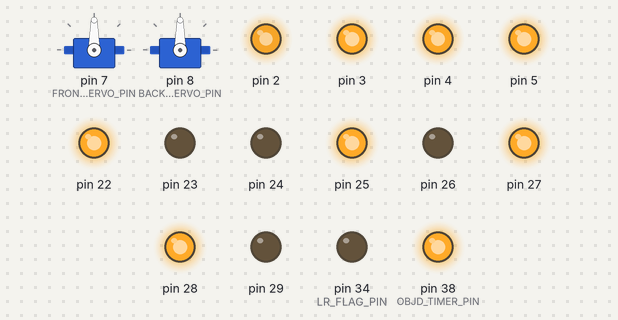
The program below on a simulated Arduino Mega 2560, built with avr-gcc and run on an emulated ATmega2560. Shown: 2 × servo, output pins drawn as LEDs (lit = HIGH).

Above: at 0.4 s.
Timing chart, 0 to 1.9 s (numbered marks = the images above):
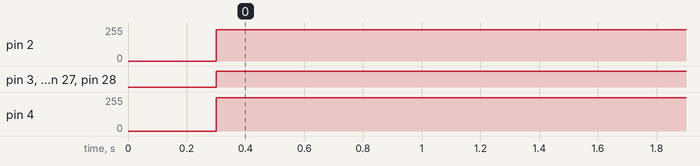

The program:

main.cpp
```cpp
#include <test.h>
#include "Servo.h"
#include <Wire.h>
#include <MPU6050_light.h>


// hello


// todo:
// Make maze navigation faster --done
// Fill out condition L+R, The distance is 180 --done
// Only activate L+R after a certain amount of time. --done


// Get closer to right side by strafing right until certain distance is seen
// implement gyroscope


// Motor pin definitions


//hardcoded values based off of envionrment:


// object detection strafe right delay time

#define level 0

#define OBJD_SR_DT 0 // 1000ms
#define OBJD_SL_DT 4000
#define RIGHT_DISTANCE_TO_STOP 55 // if in quadrant 1, do 35, else do 60
#define OBJECT_DISTANCE 27 // if in quadrant 1, do 21

#define OBJD_DF_DT 600 // for the objdetection

#define LR_TIME 700

// i made a change
#define enA_leftFront 2
#define in2_leftFront 22
#define in1_leftFront 23


#define enA_leftBack 3
#define in1_leftBack 25
#define in2_leftBack 24


#define enA_rightFront 5
#define in1_rightFront 27
#define in2_rightFront 26


#define enA_rightBack 4
#define in1_rightBack 29
#define in2_rightBack 28


// Ultrasonic sensors
#define UFRONTLEFT_TRIGGER_PIN 50
#define UFRONTLEFT_ECHO_PIN 51


#define UFRONTRIGHT_TRIGGER_PIN 48
#define UFRONTRIGHT_ECHO_PIN 49


#define USIDELEFT_TRIGGER_PIN 40
#define USIDELEFT_ECHO_PIN 41


#define USIDERIGHT_TRIGGER_PIN 46
#define USIDERIGHT_ECHO_PIN 47


#define MAZE_WIDTH 140
#define ROBOT_WIDTH 20


#define TOO_CLOSE_THRESHOLD_L 20
#define TOO_CLOSE_THRESHOLD_R 25
#define TOO_CLOSE_THRESHOLD_FRONT 23


#define TOO_CLOSE_THRESHOLD_OFFSET 13


#define FRONT_SERVO_PIN 7
#define BACK_SERVO_PIN 8


#define DELAY_TIME 50


#define MAZE_TIME 7000 // 7 seconds


#define STEPOVER_DELAY 50


#define TIMER_FLAG_PIN 35
#define LR_FLAG_PIN 34
#define OBJD_TIMER_PIN 38
#define OBJECTDETECTED_PIN 52

#define LR_OFFSET 20
#define LEFT_DISTANCE_TO_STOP 15
#define FRONT_DISTANCE_TO_STOP 47


#define ANGLE_CORRECTION_THRESHOLD 6

#define WAIT_TIME 300


#define CLOSE_OBJECT 15

#define BACKWARD_TIME 300


HBridgeMotor topLeft(enA_leftFront, in1_leftFront, in2_leftFront);
HBridgeMotor topRight(enA_rightFront, in1_rightFront, in2_rightFront);
HBridgeMotor backLeft(enA_leftBack, in1_leftBack, in2_leftBack);
HBridgeMotor backRight(enA_rightBack, in1_rightBack, in2_rightBack);


Ultrasonic frontLeftUltrasonic(UFRONTLEFT_TRIGGER_PIN, UFRONTLEFT_ECHO_PIN);
Ultrasonic frontRightUltrasonic(UFRONTRIGHT_TRIGGER_PIN, UFRONTRIGHT_ECHO_PIN);
Ultrasonic sideLeftUltrasonic(USIDELEFT_TRIGGER_PIN, USIDELEFT_ECHO_PIN);
Ultrasonic sideRightUltrasonic(USIDERIGHT_TRIGGER_PIN, USIDERIGHT_ECHO_PIN);


Servo frontServo;
Servo backServo;


LED LR_FLAG_LED(LR_FLAG_PIN);
LED TIMER_FLAG_LED(TIMER_FLAG_PIN);
LED OBJD_TIMER_LED(OBJD_TIMER_PIN);
LED OBJECTDETECTED_LED(OBJECTDETECTED_PIN);

MPU6050 mpu(Wire);

enum CurrentState
{
  MAZENAVIGATION,
  OBJECTDETECTION,
  DONE
};

CurrentState currentState = MAZENAVIGATION;

Timer newTimer(OBJD_SR_DT);

void SetArmPosition(int angle)
{
  if(angle < 0  || angle > 180) return;
  frontServo.write(angle);
  backServo.write((180 - angle));
  delay(300); // Allow time for servo to reach position
}

void SetSpeeds(byte tl, byte tr, byte bl, byte br)
{
  topLeft.setMotorSpeed(tl);
  topRight.setMotorSpeed(tr);
  backLeft.setMotorSpeed(bl);
  backRight.setMotorSpeed(br);
}

void Home();

// 判斷左右側總空間是否大於迷宮寬度 - 機器寬度
bool conditionLR() {
  long left = sideLeftUltrasonic.readDistance();
  long right = sideRightUltrasonic.readDistance();
  if(millis() < MAZE_TIME) return false; // Only check after MAZE_TIME has passed
  TIMER_FLAG_LED.on();
  bool success= (left + right) > (MAZE_WIDTH - ROBOT_WIDTH-LR_OFFSET);

  if(success)
  {
    StopMotors(topLeft, topRight, backLeft, backRight);
    LR_FLAG_LED.on();
    currentState = OBJECTDETECTION;
    //delay(300);
   // DriveBackward(topLeft, topRight, backLeft, backRight);
    //delay(400);
    //SetSpeeds(SLOW_TL_FB,SLOW_TR_FB,SLOW_BL_FB, SLOW_BR_FB);
    delay(LR_TIME);

    //Home();

    newTimer.reset();
    newTimer.setInterval(OBJD_SR_DT);


  }
  return success;

}


// void CorrectAngle()
// {
//  mpu.update();
//  float angleZ = mpu.getAngleZ();
//  while(angleZ > ANGLE_CORRECTION_THRESHOLD || angleZ < -ANGLE_CORRECTION_THRESHOLD) {
//    if(angleZ > 0) {
//      SpinRight(topLeft, topRight, backLeft, backRight);
//      mpu.update();
//     angleZ = mpu.getAngleZ();
//    } else {
//      SpinLeft(topLeft, topRight, backLeft, backRight);
//      mpu.update();
//      angleZ = mpu.getAngleZ();

//    }
//    mpu.update();
//    angleZ = mpu.getAngleZ();
//  }
//  StopMotors(topLeft, topRight, backLeft, backRight);
// }
// // 前進直到前方或左右側距離過近
// // drive forward works


bool driveForwardUntilFrontTooClose(bool isMazeNavigation, bool isOut) // makes sense
{


// when ismazenav, we pass it into the driveforward function which will take the
// boolean and set the motors to the corresponding speed based off of the current
// state of our robot. if in mazenav, then we send true and it will set all speeds
// to fast, otherwise it will set all speeds to slow.


 bool firstCondition = false;
 while (
 (frontLeftUltrasonic.readDistance() > TOO_CLOSE_THRESHOLD_FRONT) &&
 frontRightUltrasonic.readDistance() > TOO_CLOSE_THRESHOLD_FRONT && (!conditionLR() || isOut)
 )
 {
   firstCondition = true;
   //CorrectAngle();
   DriveForward(topLeft, topRight, backLeft, backRight, isMazeNavigation);
   delay(50);
 }
 StopMotors(topLeft, topRight, backLeft, backRight);
 return firstCondition;
}
// 向左平移直到右側過近或前右有空間


//
bool driveLeftWhileCondition(bool isMazeNavigation) { // seems logically correct
  if(isMazeNavigation)
  {
    SetSpeeds(TL_L_SPEED, TR_L_SPEED, BL_L_SPEED, BR_L_SPEED);
  }
  else
  {
    SetSpeeds(SLOW_TL_SL, SLOW_TR_SL, SLOW_BL_SL, SLOW_BR_SL);
  }

  bool firstCondition = false;
  while (
    (sideLeftUltrasonic.readDistance() > TOO_CLOSE_THRESHOLD_L &&
    frontRightUltrasonic.readDistance() < (TOO_CLOSE_THRESHOLD_FRONT + TOO_CLOSE_THRESHOLD_OFFSET)) && !conditionLR()
 )
 {
   //CorrectAngle();
   firstCondition = true;
   StrafeLeft(topLeft, topRight, backLeft, backRight, isMazeNavigation);
   delay(50); // to prevent junk values on ultrasonic sensors
  }
  if (frontRightUltrasonic.readDistance() > (TOO_CLOSE_THRESHOLD_FRONT + TOO_CLOSE_THRESHOLD_OFFSET)) {
    delay(STEPOVER_DELAY);
 }
 StopMotors(topLeft, topRight, backLeft, backRight);
 return firstCondition;
}


// 向右平移直到左側過近或前左有空間
bool driveRightWhileCondition(bool isMazeNavigation) {  // seems logically correct
  if(isMazeNavigation)
  {
    SetSpeeds(TL_R_SPEED, TR_R_SPEED, BL_R_SPEED, BR_R_SPEED);
  }
  else
  {
    SetSpeeds(SLOW_TL_SR, SLOW_TR_SR, SLOW_BL_SR, SLOW_BR_SR);
  }

  bool firstCondition = false;
  while (
    (sideRightUltrasonic.readDistance() > TOO_CLOSE_THRESHOLD_R &&
    frontLeftUltrasonic.readDistance() < (TOO_CLOSE_THRESHOLD_FRONT + TOO_CLOSE_THRESHOLD_OFFSET)) && !conditionLR()
  ) {
    firstCondition = true;
    StrafeRight(topLeft, topRight, backLeft, backRight, isMazeNavigation);
    delay(50);
  }
  if (frontLeftUltrasonic.readDistance() > (TOO_CLOSE_THRESHOLD_FRONT + TOO_CLOSE_THRESHOLD_OFFSET)) {
    delay(STEPOVER_DELAY);
  }
  StopMotors(topLeft, topRight, backLeft, backRight);
  return firstCondition;
}

void Home() {  // seems logically correct
  long left = sideLeftUltrasonic.readDistance();
  long right = sideRightUltrasonic.readDistance();

  while (((left + right) > (MAZE_WIDTH - ROBOT_WIDTH-LR_OFFSET)))
  {
    DriveBackward(topLeft, topRight, backLeft, backRight, true);
    delay(50);
    left = sideLeftUltrasonic.readDistance();
    right = sideRightUltrasonic.readDistance();
  }
  delay(400);
  while(right > 20)
  {
    right = sideRightUltrasonic.readDistance();
    StrafeRight(topLeft, topRight, backLeft, backRight, true);
  }
  driveForwardUntilFrontTooClose(true, true);
}


void setup() {
 Serial.begin(9600);
//  Wire.begin();
//  mpu.begin();
//  mpu.calcOffsets(true,true);

  //SetSpeeds(TL_L_SPEED, TR_L_SPEED, BL_L_SPEED, BR_L_SPEED);


 StopMotors(topLeft, topRight, backLeft, backRight);


 frontServo.attach(FRONT_SERVO_PIN);
 backServo.attach(BACK_SERVO_PIN);


 SetArmPosition(90); // Set initial position to 180 degrees

 OBJD_TIMER_LED.on();

 OBJECTDETECTED_LED.off();

}


enum OBJDState
{
  STRAFERIGHTUNTILRIGHTDISTANCE,
  DRIVEFORWARDUNTILRIGHTDISTANCEDETECTED,
  STRAFERIGHTUNTILOBJECTISCLOSE,
  PAUSEANDGRABOBJECT,
  STRAFELEFTUNTILLEFTDISTANCE,
  DETECTFRONTSENSORUNTILDISTANCE,
  RELEASEOBJECT
};


OBJDState objdState = STRAFERIGHTUNTILRIGHTDISTANCE;


int count = 0;

bool dfBool = false;
void loop(){
  StrafeLeft(topLeft, topRight, backLeft, backRight, true);
}
// void loop() {

//   // maze naviation
//   if(currentState == MAZENAVIGATION)
//   {
//     driveForwardUntilFrontTooClose(true, false);
//     driveLeftWhileCondition(true);
//     driveForwardUntilFrontTooClose(true, false);
//     driveRightWhileCondition(true);
//     // if(driveForwardUntilFrontTooClose(true)) delay(DELAY_TIME);
//     // if(driveLeftWhileCondition(true)) delay(DELAY_TIME);
//     // if(driveForwardUntilFrontTooClose(true)) delay(DELAY_TIME);
//     // if(driveRightWhileCondition(true)) delay(DELAY_TIME);
//   }

//   // object detection


//   else if(currentState == OBJECTDETECTION)
//   {
//     long sideRightDistance = sideRightUltrasonic.readDistance();
//     long frontDistance = (frontRightUltrasonic.readDistance() + frontLeftUltrasonic.readDistance()) / 2;

//     if(objdState == STRAFERIGHTUNTILRIGHTDISTANCE)
//     {
//       //if(newTimer.isReady()) OBJD_TIMER_LED.on();

//       if(((sideRightDistance < RIGHT_DISTANCE_TO_STOP)&& count >=0) && newTimer.isReady()) {
//         // StopMotors(topLeft, topRight, backLeft, backRight);
//         objdState = DRIVEFORWARDUNTILRIGHTDISTANCEDETECTED;


//         // implement a timer here for level 1
//       }
//       else if((sideRightDistance < RIGHT_DISTANCE_TO_STOP)&& count < 0) // will skip line atm
//       {
//         count++;
//       }
//       else
//       {
//         count = 0;
//         StrafeRight(topLeft, topRight, backLeft, backRight, false);

//       }
//     }

//     //---------------------------------------------
//     else if(objdState == DRIVEFORWARDUNTILRIGHTDISTANCEDETECTED)
//     {
//       if((sideRightDistance < OBJECT_DISTANCE)) // 45 is an arbitrary value to say that the thing is detected
//       {
//         if(dfBool == true || level == 0)
//         {
//           //OBJECTDETECTED_LED.on();
//           StopMotors(topLeft, topRight, backLeft, backRight);
//           objdState = STRAFERIGHTUNTILOBJECTISCLOSE;
//         }
//         else
//         {
//           StopMotors(topLeft, topRight, backLeft, backRight);
//           delay(500);
//           DriveForward(topLeft, topRight, backLeft, backRight, false);
//           delay(OBJD_DF_DT);
//           dfBool = true;
//         }

//       }
//       else
//       {
//         DriveForward(topLeft, topRight, backLeft, backRight, false);
//       }

//     }
//     //---------------------------------------------
//     else if(objdState == STRAFERIGHTUNTILOBJECTISCLOSE)
//     {
//       //StopMotors(topLeft, topRight, backLeft, backRight);
//       StrafeRight(topLeft, topRight, backLeft, backRight, false);
//       if(sideRightDistance < CLOSE_OBJECT) // arbitrary value to stay that the object is close
//       {
//         objdState = PAUSEANDGRABOBJECT;
//       }
//     }
//     else if(objdState == PAUSEANDGRABOBJECT)
//     {
//       StopMotors(topLeft, topRight, backLeft, backRight);

//       SetArmPosition(0); // Grab the object
//       delay(300);
//       objdState = STRAFELEFTUNTILLEFTDISTANCE;
//       //SetSpeeds(SLOW_TL_SL, SLOW_TR_SL, SLOW_BL_SL, SLOW_BR_SL);

//       OBJD_TIMER_LED.off();
//       newTimer.reset();
//       newTimer.setInterval(OBJD_SL_DT);
//     }
//     else if(objdState == STRAFELEFTUNTILLEFTDISTANCE)
//     {
//       if(newTimer.isReady()) OBJD_TIMER_LED.on();

//       StrafeLeft(topLeft, topRight, backLeft, backRight, false);
//       if(sideLeftUltrasonic.readDistance() < LEFT_DISTANCE_TO_STOP && newTimer.isReady()) {
//         objdState = DETECTFRONTSENSORUNTILDISTANCE;
//       }
//     }
//     else if(objdState == DETECTFRONTSENSORUNTILDISTANCE)
//     {
//       if(frontDistance > FRONT_DISTANCE_TO_STOP)
//       {
//         while(frontDistance > FRONT_DISTANCE_TO_STOP + 10)
//         {
//           frontDistance = (frontRightUltrasonic.readDistance() + frontLeftUltrasonic.readDistance()) / 2;
//           DriveForward(topLeft, topRight, backLeft, backRight, false);
//         }
//         objdState = RELEASEOBJECT;
//         return;
//       }
//       else
//       {
//         while(frontDistance < FRONT_DISTANCE_TO_STOP - 10)
//         {
//           frontDistance = (frontRightUltrasonic.readDistance() + frontLeftUltrasonic.readDistance()) / 2;
//           DriveBackward(topLeft, topRight, backLeft, backRight, false);
//         }
//         objdState = RELEASEOBJECT;
//         return;
//       }
//       objdState = RELEASEOBJECT;
//     }
//     else if(objdState == RELEASEOBJECT)
//     {
//       StopMotors(topLeft, topRight, backLeft, backRight);
//       //delay(300);
//       //SetArmPosition(90); // Release the object
//       //delay(300);
//       currentState = DONE; // Reset state to start over
//     }
//     delay(100);
//   }


// }
```

Source omitted: test.h (7494 bytes)

Measured:
- by itself, pin 2: 0/255 → 235/255 at 0.30 s
- by itself, pin 3, pin 5, pin 22, pin 25, pin 27, pin 28: LOW → HIGH at 0.30 s
- by itself, pin 4: 0/255 → 250/255 at 0.30 s
